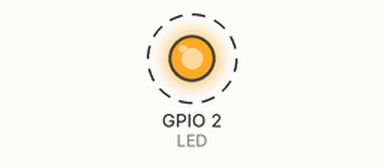
A sketch run on a simulated ESP8266 (NodeMCU). On the bench: output pins drawn as LEDs (lit = HIGH). Dashed ring = blinking. What the sketch prints to the serial monitor is not drawn.

Above: at 0.5 s.
Timing chart, 0 to 3.0 s (numbered marks = the images above):
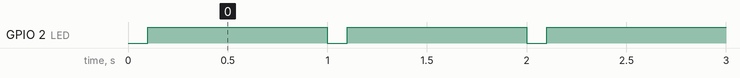

The sketch:

blink_led_simple.ino
```cpp
/*
 * Безобразно простой "Blink LED" для ESP8266
 */

#define LED LED_BUILTIN // голубой светодиод на плате подключен к GPIO2 и GND
#define LED_INVERT 1    // признак игферсии сишнала управления светодиодом {1|0}

#define BAUDRATE 115200 // скорость UART бит/с

void setup() {
  // set pin mode to output
  pinMode(LED, OUTPUT);

  Serial.begin(BAUDRATE);
  Serial.println("\nHello ESP8266!");
}

uint32_t cnt = 0;

void loop() {
  digitalWrite(LED, HIGH ^ LED_INVERT);
  delay(100);

  digitalWrite(LED, LOW ^ LED_INVERT);
  delay(900);

  Serial.printf("%d\n", cnt++);
}
```

Measured:
- by itself, GPIO 2 (LED): alternates HIGH for 0.90 s and LOW for 0.10 s
